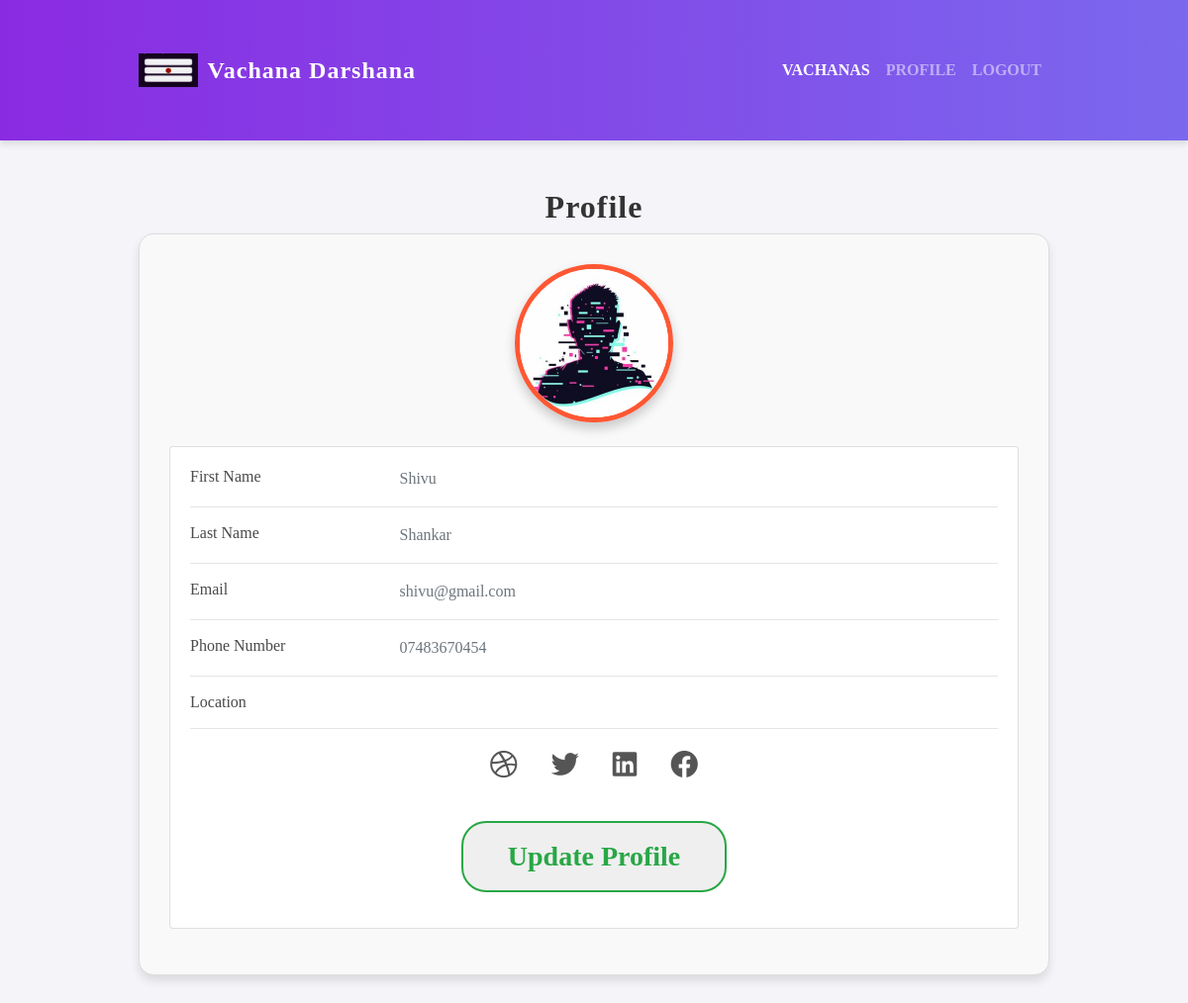
/users/profile/ (signed in), run on the app's committed database.
### users/models.py (models this page shows, shortened)
class CustomUser(AbstractUser):
    username = None  # Remove the username field
    email = models.EmailField(_("email address"), unique=True)
    date_of_birth = models.DateField(verbose_name="Birthday", null=True)
    website = models.URLField(blank=True)
    picture = models.ImageField(upload_to="profile_images", blank=True)
    phone_number = models.CharField(max_length=15,blank=True,null=True)
    USERNAME_FIELD = 'email'
    REQUIRED_FIELDS = ['first_name', 'last_name', 'date_of_birth']
    objects = CustomUserManager()

### users/views.py (the view)
# urls.py: path('profile/', views.profile, name='profile'),
@login_required
def profile(request):
    return render(request, 'users/profile.html')

### templates/users/profile.html (shortened to what this page needs)
{% load static %}
<!DOCTYPE html>
<html lang="en">
<head>
    <link rel="stylesheet" href="https://stackpath.bootstrapcdn.com/bootstrap/4.5.2/css/bootstrap.min.css">
    <link rel="stylesheet" href="{% static 'css/vachana_list.css' %}">
    <link rel="stylesheet" href="https://cdnjs.cloudflare.com/ajax/libs/font-awesome/5.15.3/css/all.min.css">
    <body>
        <nav class="navbar navbar-expand-lg navbar-dark">
            <div class="container">
                <div class="logo">
                <img src="{% static 'images/logo.jpg' %}" alt="Logo">
                <a class="navbar-brand" href="#">Vachana Darshana</a>
                </div>
                <div class="collapse navbar-collapse" id="navbarNav">
                    <ul class="navbar-nav ml-auto">
                        <li class="nav-item active">
                            <a class="nav-link" href="{% url 'vachanas:vachana_list' %}">Vachanas</a>
                        </li>
                        <li class="nav-item">
                            <a class="nav-link" href="{% url 'users:profile' %}">Profile</a>
                        </li>
                        <li class="nav-item">
                            <a class="nav-link" href="{% url 'users:logout' %}">Logout</a>
                        </li>
                    </ul>
                </div>
            </div>
        </nav>
        <div class="container mt-5">
            <h2 id="profile-h1">Profile</h2>
            <div class="cardd">
                <div class="d-flex justify-content-center mb-4">
                    <img class="rounded-circle account-img"
                     src="{% if request.user.picture %}{{ request.user.picture.url }}{% else %}{% static 'images/default.jpg' %}{% endif %}" alt="User-Profile-Image" />
                </div>
                <div class="card mb-3">
                    <div class="card-body">
                        <div class="row">
                            <div class="col-sm-3">
                                <h6 class="mb-0">First Name</h6>
                            </div>
                            <div class="col-sm-9 text-secondary">
                                {{ request.user.first_name }}
                            </div>
                        </div>
                        <hr>
                        <div class="row">
                            <div class="col-sm-3">
                                <h6 class="mb-0">Last Name</h6>
                            </div>
                            <div class="col-sm-9 text-secondary">
                                {{ request.user.last_name }}
                            </div>
                        </div>
                        <hr>
                        <div class="row">
                            <div class="col-sm-3">
                                <h6 class="mb-0">Email</h6>
                            </div>
                            <div class="col-sm-9 text-secondary">
                                {{ request.user.email }}
                            </div>
                        </div>
                        <hr>
                        <div class="row">
                            <div class="col-sm-3">
                                <h6 class="mb-0">Phone Number</h6>
                            </div>
                            <div class="col-sm-9 text-secondary">
                                {{ request.user.phone_number }}
                            </div>
                        </div>
                        <hr>
                        <div class="row">
                            <div class="col-sm-3">
                                <h6 class="mb-0">Location</h6>
                            </div>
                            <div class="col-sm-9 text-secondary">
                            </div>
                        </div>
                       <hr>
                <div class="text-center">
                    <a href="#" id="auth-links"><i class="fab fa-dribbble"></i></a>
                    <a href="#" id="auth-links"><i class="fab fa-twitter"></i></a>
                    <a href="#" id="auth-links"><i class="fab fa-linkedin"></i></a>
                    <a href="#" id="auth-links"><i class="fab fa-facebook"></i></a>
                </div>
            <p class="text-center">
                <button id="btn-profile">
                    <a href="{% url 'users:profile_update' %}" id="auth-links">
                        Update Profile
                    </a>
                </button>
            </p>
        </div>
    </div>
</body>
</html>

### static/css/vachana_list.css (style rules this page uses)
body { font-family: 'Georgia', serif; background-color: #f4f4f9; color: #4a4a4a; margin: 0; padding: 0; }
.navbar { background-color: #6a4f3d; box-shadow: 0 4px 6px rgba(0, 0, 0, 0.1); }
.navbar-brand { font-family: 'Georgia', serif; font-size: 24px; color: #fff; }
.navbar-nav .nav-link { color: #fff; font-size: 16px; text-transform: uppercase; font-weight: bold; }
.container { max-width: 960px; margin: 40px auto; padding: 0 20px; }
h2 { font-size: 28px; color: #6a4f3d; font-weight: bold; text-align: center; }
p { font-size: 18px; line-height: 1.5; color: #5a5a5a; text-align: center; }
p { font-size: 18px; color: #4a4a4a; line-height: 1.6; margin-top: 15px; }

### templates/users/profile.html (style rules this page uses)
.cardd { background-color: #f9f9f9; border-radius: 15px; padding: 30px; box-shadow: 0px 6px 10px rgba(0, 0, 0, 0.1); margin-bottom: 30px; border: 1px solid #ddd; transition: transform 0.3s; }
.account-img { width: 160px; height: 160px; object-fit: cover; border-radius: 50%; border: 5px solid #ff5733; box-shadow: 0px 6px 12px rgba(0, 0, 0, 0.2); }
#profile-h1 { font-size: 32px; font-weight: 700; margin-top: 20px; color: #333; letter-spacing: 1px; }
#auth-links { font-size: 28px; margin: 0 15px; color: #555; transition: color 0.3s; }
#btn-profile { margin-top: 20px; display: inline-block; padding: 12px 30px; border: 2px solid #28a745; border-radius: 25px; color: #28a745; text-decoration: none; transition: background-color 0.3s, color 0.3s; font-weight: 600; }
#btn-profile a { color: inherit; text-decoration: none; }
nav { background: linear-gradient(90deg, #8a2be2, #7b68ee); padding: 25px 15px; }
nav .navbar-brand { font-weight: 600; font-size: 24px; color: #fff; letter-spacing: 1px; }
nav .nav-link { font-weight: 500; font-size: 16px; color: #fff; transition: color 0.3s; }
.logo { display: flex; align-items: center; cursor: pointer; }
.logo img { width: 60px; margin-right: 0.6rem; }

### data on the page
CustomUser: picture (placeholder picture), user.first_name "Shivu", user.last_name "Shankar", user.email "shivu@gmail.com", user.phone_number "07483670454"
